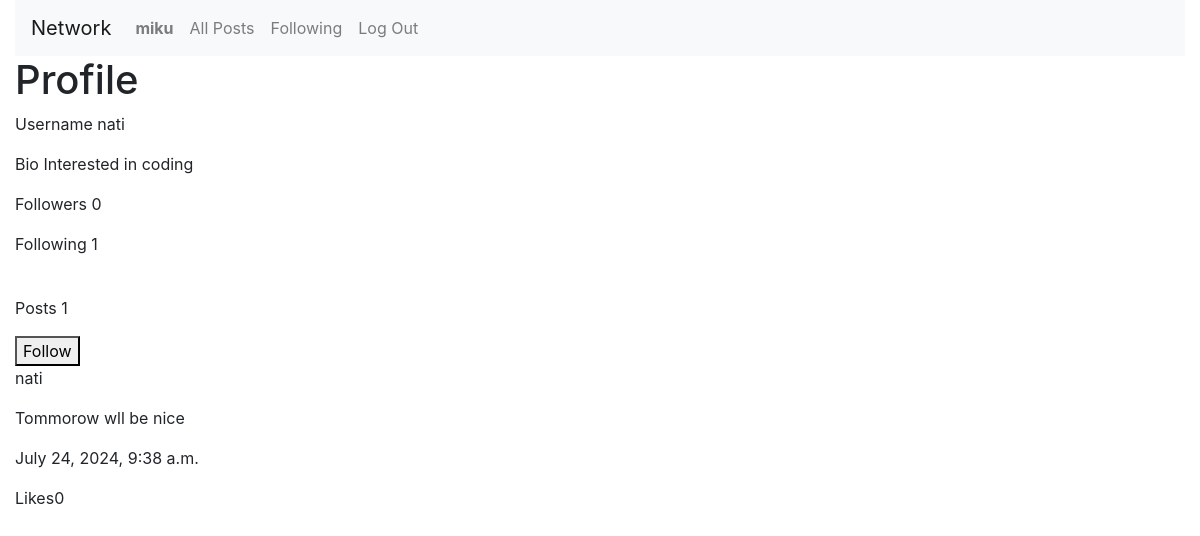
/profile_view/nati (signed in), run on the app's committed database.
### network/models.py (models this page shows)
class User(AbstractUser):
    pass

class Profile(models.Model):
    user = models.ForeignKey(User, on_delete=models.CASCADE, related_name="profile")
    bio = models.TextField(blank=True)
    image_link = models.URLField(blank=True, max_length=600)
    profileSet = models.BooleanField(default=False)

class Publish(models.Model):
    user = models.ForeignKey(User, on_delete=models.CASCADE, related_name="userPublish")
    content = models.TextField()
    time = models.DateTimeField(auto_now_add=True)
    likes = models.IntegerField(default=0)

### network/views.py (the view)
# urls.py: path("profile_view/<str:username>",views.profile_view,name="profile_view"),
@csrf_exempt
def profile_view(request,username):
    followerpersons = []
    user = User.objects.get(username=username)
    username = user.username
    profile = Profile.objects.get(user=user)
    bio = profile.bio
    image_link = profile.image_link
    followers = Followers.objects.filter(user=user).count()
    for follower in Followers.objects.filter(user = user):
        followerpersons.append(follower.follower.username)
    following = Following.objects.filter(user=user).count()
    if request.user.username.strip().lower() in (name.strip().lower() for name in followerpersons):
        followed = True
    else:
        followed = False
    postNumber = Publish.objects.filter(user = user).count()
    publishes = Publish.objects.filter(user = user).order_by('-time')
    return render(request, "network/profileview.html",{
        'followed':followed,
        'username':username,
        'bio':bio,
        'image_link':image_link,
        'profile':profile,
        'followers':followers,
        'following':following,
        'postNumber':postNumber,
        'publishes':publishes
    })

### network/templates/network/profileview.html (shortened to what this page needs)
{% extends "network/layout.html" %}
{% load static %}
{% block body %}
    <h1>
        Profile
    </h1>
    <div class="profile">
       <p>Username {{username}}</p>
         <p>Bio {{bio}}</p>
            <p id = "followers">Followers {{followers}}</p>
            <p id = "following">Following {{following}}</p>
            <p>Posts {{postNumber}}</p>
            {% if request.user.is_authenticated and request.user.username != username %}
            {% if followed %}
                <button id = "unfollow" data-user = {{username}}>Unfollow</button>
            {%else%}
                <button id = "follow" data-user = {{username}}>Follow</button>
            {%endif%}
            {% endif %}
    </div>
    {% for publish in publishes %}
        <div class="published">
            <p  class = "postuser">{{publish.user}}</p>
            <p class = "content">{{publish.content}}</p>
            <p class = "time">{{publish.time}}</p>
            <p class ="like">Likes{{publish.likes}}</p>
        </div>
        {%empty%}
        <h1>No posts</h1>
    {% endfor %}
{% endblock %}

### network/templates/network/layout.html (shortened to what this page needs)
{% load static %}
<!DOCTYPE html>
<html lang="en">
    <head>
        <link rel="stylesheet" href="https://stackpath.bootstrapcdn.com/bootstrap/4.4.1/css/bootstrap.min.css">
        <link href="{% static 'network/styles.css' %}" rel="stylesheet">
    </head>
    <body>
        <div class="container-fluid">
            <nav class="navbar navbar-expand-lg navbar-light bg-light">
                <a class="navbar-brand" href="#">Network</a>
                <div>
                  <ul class="navbar-nav mr-auto">
                    {% if user.is_authenticated %}
                        <li class="nav-item">
                            <a class="nav-link" href="#"><strong>{{ user.username }}</strong></a>
                        </li>
                    {% endif %}
                    <li class="nav-item">
                      <a class="nav-link" href="{% url 'index' %}">All Posts</a>
                    </li>
                    {% if user.is_authenticated %}
                        <li class="nav-item">
                            <a class="nav-link" href="#" id = "followingPage">Following</a>
                        </li>
                        <li class="nav-item">
                            <a class="nav-link" href="{% url 'logout' %}">Log Out</a>
                        </li>
                    {% endif %}
                  </ul>
                </div>
              </nav>
              <div class="body">
                {% block body %}
                {% endblock %}
            </div>
        </div>
    </body>
</html>

### data on the page
User: username "miku"
User: username "nati"
Profile: bio "Interested in coding"
Publish: user "nati", content "Tommorow wll be nice", time "July 24, 2024, 9:38 a.m.", likes "0"

### other printed values
{{ followers }} "0"
{{ following }} "1"
{{ postNumber }} "1"
